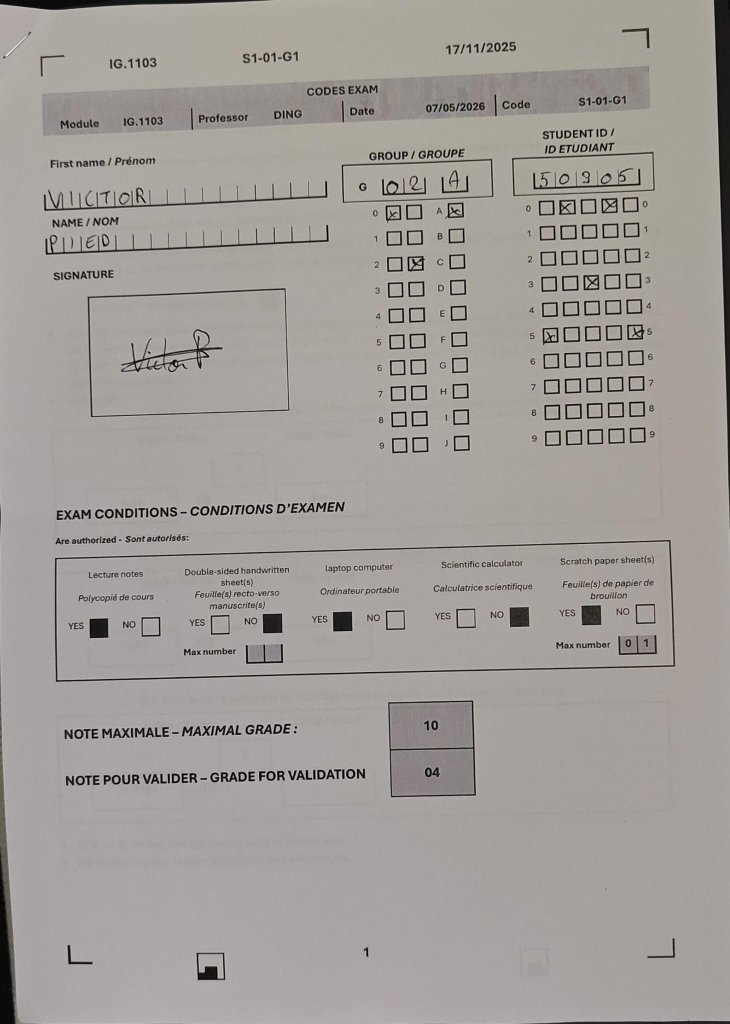
#> input picture PROJECT 2026 -DATABASE-20260518/FORM1/EXAM_FORM1_50305.jpg, 1460 x 2048 px (shown at 1/2 size); its folder holds only this picture in this run
$ jupyter execute --allow-errors 03_decodage_grille.ipynb
#> lines starting #> are read from the running program, lines starting #| are printed output that depends on the picture; after the words box and inside, x2 and y2 are one past the last pixel; in counts of white or black regions, pixels touching at a corner belong together
#> further down, img_raw is the input picture: shape (2048, 1460, 3); mean B, G, R 152.7, 156.9, 161.7
### utils/form_aligner.py
"""
Détection des marques de coin (L-brackets) et correction de perspective.

Approche bas niveau :
  1. Binarisation adaptative
  2. Template-matching de 4 L synthétiques (un par coin)
  3. Correction de perspective via cv2.getPerspectiveTransform

Fallback : si la détection des brackets échoue (photo bruitée, brackets
faibles), retourne l'image inchangée — l'appelant utilisera l'ancien
chemin (deskew + bounding box).
"""

import cv2
import numpy as np


def to_gray(img):
    return img if len(img.shape) == 2 else cv2.cvtColor(img, cv2.COLOR_BGR2GRAY)


def binarize(gray, blur=5):
#> called with blur = 5
    b = cv2.GaussianBlur(gray, (blur, blur), 0)
    _, binary = cv2.threshold(b, 0, 255, cv2.THRESH_BINARY_INV + cv2.THRESH_OTSU)
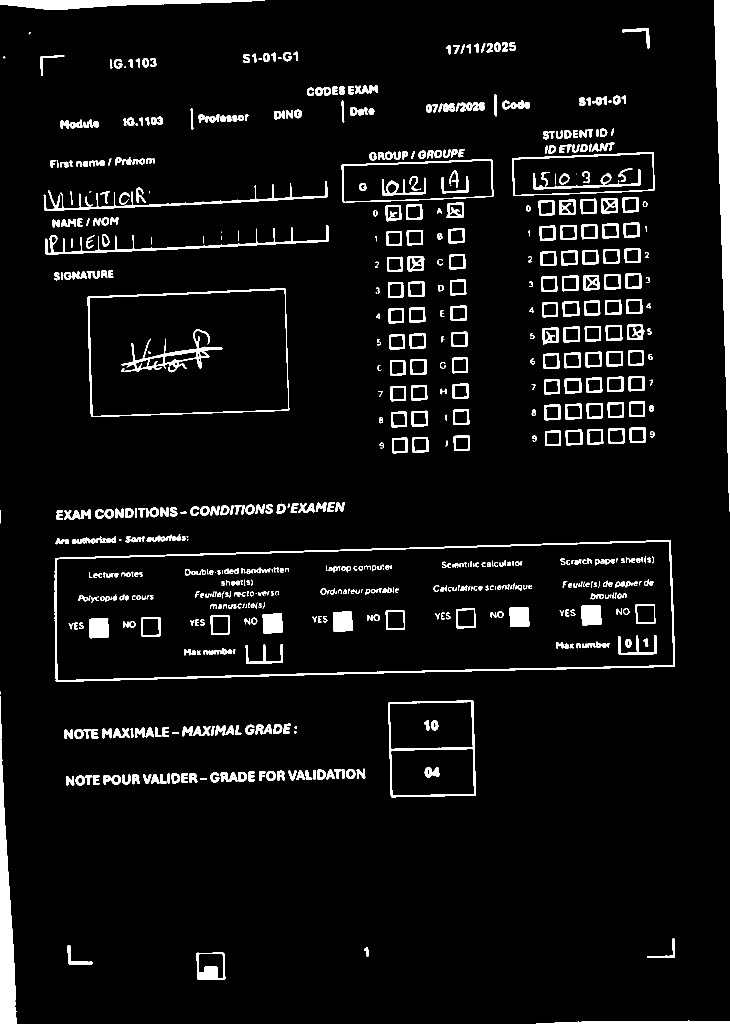
#> binary: shape (2048, 1460) (shown at 1/2 size); 5.7% white; 674 white regions (50 under 20 px), largest, box (x1, y1, x2, y2) and area: (1428, 0, 1460, 1023) 16587, (0, 1392, 34, 2048) 10441, (109, 1080, 1350, 1364) 9565
    return binary


# ---------------------------------------------------------------------------
# Détection des L-brackets (template matching)
# ---------------------------------------------------------------------------

# [83 lines left out: functions _make_L, _find_bracket, find_corner_brackets, not called in this run]


# ---------------------------------------------------------------------------
# Correction de perspective via les 4 brackets
# ---------------------------------------------------------------------------

# Position attendue des 4 brackets dans le formulaire normalisé (900x1270),
# calibrée sur le rendu PDF (DPI 200) : brackets à env. 7.5%/4.3% des bords.
BRACKET_DST_NORM = {
    "TL": (66, 55),
    "TR": (834, 55),
    "BL": (66, 1215),
    "BR": (834, 1215),
}


# [22 lines left out: functions warp_from_brackets, align_form, not called in this run]


# ---------------------------------------------------------------------------
# Deskew (rotation simple - utilisé en fallback ou en pré-traitement)
# ---------------------------------------------------------------------------

def _hough_dominant_angle(binary):
    edges = cv2.Canny(binary, 50, 150)
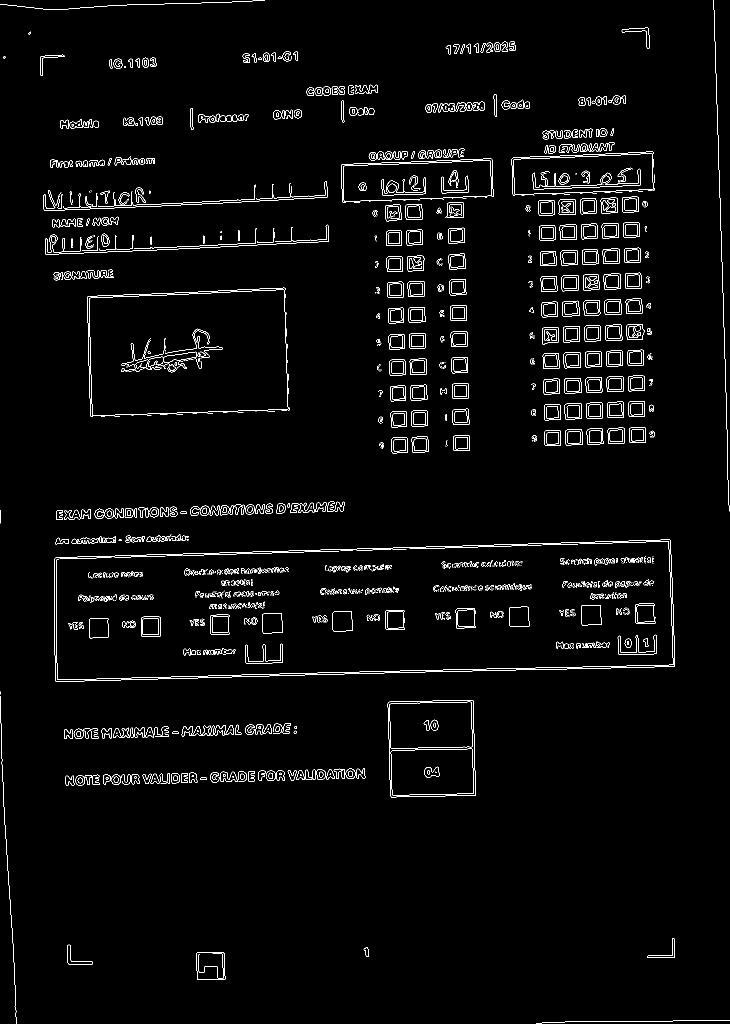
#> edges: shape (2048, 1460) (shown at 1/2 size); 2.3% white in thin lines or dots
    lines = cv2.HoughLines(edges, 1, np.pi / 180, threshold=80)
    if lines is None:
        return 0.0
    angles = []
    for rho, theta in lines[:, 0]:
        a = np.degrees(theta) - 90
        if abs(a) < 45:
            angles.append(a)
#> this loop made 5359 passes
#> (rho, theta, a) on passes 1 to 3: (428, 1.52, -3), (1124, 1.54, -2), (1357, 1.55, -1)
#> after the loop, angles = 2025 values, max 44 at index 890, min -44 at index 296, mean -7.24
    return float(np.median(angles)) if angles else 0.0


def deskew(img, max_angle=15.0):
    gray = to_gray(img)
    binary = binarize(gray)
    angle = _hough_dominant_angle(binary)
#> angle = -3
    if abs(angle) > max_angle:
        return img
    H, W = img.shape[:2]
    M = cv2.getRotationMatrix2D((W / 2, H / 2), angle, 1.0)
#> M = [[0.999, -0.0523, 54.59], [0.0523, 0.999, -36.8]]
    return cv2.warpAffine(img, M, (W, H),
                          flags=cv2.INTER_LINEAR, borderMode=cv2.BORDER_REPLICATE)
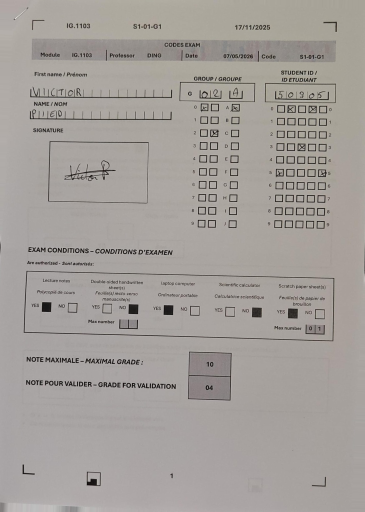
#> returned value: shape (2048, 1460, 3) (shown at 1/4 size); mean of channels 0, 1, 2 154.2, 158.4, 163.3; drawn as B, G, R


# ---------------------------------------------------------------------------
# Fonctions de compat (utilisées par grid_decoder)


# [12 lines left out: function find_active_area, not called in this run]


FORM_W = 900
FORM_H = 1270


# [10 lines left out: function normalize_form_image, not called in this run]

### utils/grid_decoder.py
"""
Décodage des grilles graphiques de la page 1.

Zones lues (formulaire normalisé 900x1270 px) :
  - STUDENT ID grid : 5 colonnes x 10 lignes
  - GROUP grid      : 3 colonnes x 10 lignes (2 chiffres + 1 lettre)
  - Conditions d'examen : 5 catégories YES/NO + champs Max number

Toutes les méthodes utilisent uniquement des opérations bas niveau :
filtrage, morphologie, seuillage, analyse de composantes connexes.
"""

import cv2
import numpy as np

from utils.checkbox_reader import (
    read_grid_one_per_col,
    preprocess_for_checkbox,
    ink_ratio,
    is_filled_square,
)

# ---------------------------------------------------------------------------
# Constantes de calibration – coordonnées dans le repère canonique 900 x 1270 px
# (mesurées sur le gabarit de référence du formulaire).
# ---------------------------------------------------------------------------

# CODES EXAM (bande colorée : Module, Professeur, Date, Code)
ROI_CODES_EXAM    = (0, 65, 900, 65)

# Grille Student ID
# 5 colonnes (une par chiffre), 10 lignes (digits 0-9)
# Colonnes à x ~ 733, 761, 790, 818, 847 ; lignes à y ~ 251, 286, …, 554
ROI_STUDENT_ID    = (725, 247, 155, 330)
# Depuis le recalage par template (cf. normalize_page), les photos sont
# redressées dans le MÊME repère canonique que les PDFs. On utilise donc les
# mêmes coordonnées de ROI pour les photos et pour les PDFs.
ROI_STUDENT_ID_PHOTO = ROI_STUDENT_ID
STUDENT_ID_ROWS   = 10
STUDENT_ID_COLS   = 5

# Grille Group (10 lignes x 3 colonnes : chiffre1, chiffre2, lettre).
# Centres des colonnes de cases mesures sur le gabarit : x ~ 540, 569 et 625.
ROI_GROUP_GRID    = (526, 247, 58, 330)    # les 2 colonnes chiffres (serrees)
ROI_GROUP_GRID_PHOTO = ROI_GROUP_GRID
GROUP_ROWS        = 10
# Proportions relatives des 2 colonnes chiffres dans ROI_GROUP_GRID
GROUP_COL_WIDTHS  = [0.5, 0.5, 0.0]
# ROI separee pour la colonne lettre (cases uniquement, labels exclus).
ROI_GROUP_LETTER  = (610, 247, 32, 330)

# Case signature
ROI_SIGNATURE     = (30, 272, 372, 288)
# Intérieur strict de la boîte de signature dans le repère canonique
# (exclut le label "SIGNATURE" au-dessus et le trait du cadre). Mesuré sur le
# template de référence. Le recalage rendant le repère stable, ce crop fixe est
# fiable pour les photos comme pour les PDFs.
ROI_SIGNATURE_INNER = (120, 358, 264, 150)

# Cellules prénom manuscrit (grille de lettres individuelles)
# y=211 = ligne supérieure des cellules, h=24 = hauteur intérieure
ROI_FIRSTNAME     = (3, 205, 415, 38)

# Cellules nom manuscrit (après la ligne "NAME / NOM")
ROI_NAME          = (3, 262, 415, 46)

# Section CONDITIONS D'EXAMEN
# Cases YES/NO à y ~ 784 (taille 26x26)
# Ordre : Lecture notes, Double-sided, Laptop, Calculator, Scratch paper
COND_Y_YESNO      = (784, 810)
COND_CHECKBOX_W   = 26

CONDITIONS = [
    # (x_YES, x_NO,  has_max, x_max0, x_max1, y_max0, y_max1)
    # Boites "Max number" mesurees sur les bordures verticales du gabarit
    # (positions identiques sur les 3 formulaires) : dizaines puis unites.
    (101, 173, False, 0,   0,   0,   0  ),   # Lecture notes
    (269, 342, True,  325, 370, 817, 843),   # Double-sided sheets
    (438, 511, False, 0,   0,   0,   0  ),   # Laptop
    (608, 681, False, 0,   0,   0,   0  ),   # Calculator
    (778, 850, True,  833, 878, 817, 843),   # Scratch paper
]

# Cases Note maximale / Note pour valider
# Lues ensemble (zone englobante) pour améliorer la robustesse OCR
ROI_NOTES_COMBINED = (505, 900, 128, 108)   # contient les deux valeurs empilées
ROI_NOTE_MAX       = (510, 903, 118, 48)     # conservé pour fallback
ROI_NOTE_VALID     = (510, 951, 118, 48)     # conservé pour fallback

# Cryptogramme (petit graphique bas de page). Le glyphe occupe x~[234,274],
# y~[1239,1269] dans le repere canonique ; marge incluse de chaque cote.
ROI_CRYPTO     = (180, 1225, 130, 45)


# ---------------------------------------------------------------------------
# Normalisation du formulaire (recadrage + redimensionnement)
# ---------------------------------------------------------------------------

FORM_W = 900
FORM_H = 1270

# Template de recalage pour les photos (objet FormTemplate), positionné par le
# pipeline via set_photo_template(). Tant qu'il est None, on retombe sur
# l'ancien chemin (deskew + bounding box).
_PHOTO_TEMPLATE = None


# [7 lines left out: function set_photo_template, not called in this run]


def get_active_template():
    """Template de recalage actuellement actif (ou None)."""
    return _PHOTO_TEMPLATE


def get_active_area(img: np.ndarray,
                    is_photo: bool = False) -> tuple[int, int, int, int]:
    """
    Retourne (x0, y0, x1, y1) de la zone active du formulaire.

    - PDF  (is_photo=False) : cherche les pixels sombres (encre) sur fond blanc
      -> THRESH_BINARY_INV, seuil fixe 200.
    - Photo (is_photo=True) : cherche le papier blanc sur fond sombre (bureau)
      -> THRESH_BINARY, seuil fixe 200.
      Avec un fond sombre, THRESH_BINARY_INV marquerait aussi le bureau comme
      "contenu" et renverrait la bounding-box de toute l'image.
    """
    gray = img if len(img.shape) == 2 else cv2.cvtColor(img, cv2.COLOR_BGR2GRAY)
    if is_photo:
        _, binary = cv2.threshold(gray, 200, 255, cv2.THRESH_BINARY)
    else:
        _, binary = cv2.threshold(gray, 200, 255, cv2.THRESH_BINARY_INV)
    H, W = gray.shape
    row_has = np.any(binary > 0, axis=1)
    col_has = np.any(binary > 0, axis=0)
    r0 = int(np.argmax(row_has))
    r1 = H - int(np.argmax(row_has[::-1])) - 1
    c0 = int(np.argmax(col_has))
    c1 = W - int(np.argmax(col_has[::-1])) - 1
    return c0, r0, c1, r1


def _looks_like_photo(img: np.ndarray) -> bool:
    """Heuristique : photo si bords irréguliers / faible blanc périphérique.
    Permet d'enclencher le deskew automatiquement."""
    gray = img if len(img.shape) == 2 else cv2.cvtColor(img, cv2.COLOR_BGR2GRAY)
    H, W = gray.shape
    # bord moyen (échantillon des 4 bandes périphériques)
    band = max(5, min(H, W) // 50)
    edges = np.concatenate([
        gray[:band, :].ravel(), gray[-band:, :].ravel(),
        gray[:, :band].ravel(), gray[:, -band:].ravel()
    ])
    return float(edges.mean()) < 230.0  # un scan PDF a des bords ~ blancs


def normalize_page(img: np.ndarray, is_photo: bool | None = None,
                   use_template: bool = False) -> np.ndarray:
    """
    Normalise un formulaire vers le repère (FORM_W, FORM_H).

    Étape 1 : si on détecte les 4 L-brackets de coin, applique une correction
    perspective qui ramène l'image dans un rectangle légèrement plus grand que
    le formulaire utile (pour rester compatible avec les ROIs calibrées). Sinon
    on continue avec l'image originale.

    Étape 2 : deskew (si photo) + crop bbox des pixels actifs + resize
    final vers (FORM_W, FORM_H). C'est cette étape qui produit le
    repère cohérent avec les coordonnées de ROI calibrées.
    """
    if is_photo is None:
        is_photo = _looks_like_photo(img)
#> is_photo = True

    # Photo anormalement haute = plusieurs pages photographiees d'un coup
    # (ex. FORM3_62766, ratio h/w ~6.7 au lieu de ~1.4 pour une page). On ne
    # garde que la page du haut (la page 1 d'identification) avant recalage.
    if is_photo:
        h0, w0 = img.shape[:2]
        if h0 > 2.0 * w0:
            img = img[:int(round(w0 * 1.45)), :]

    from utils.form_aligner import deskew

    # Étape 1 : recaler sur le template de référence par homographie (ORB).
    # On le fait pour les photos (toujours) et pour les PDFs de page 1 quand
    # use_template=True. En cas de succès, l'image est déjà dans le repère
    # canonique (FORM_W x FORM_H) -> on renvoie directement et toutes les ROIs
    # s'appliquent. Les pages d'examen (use_template=False) ne sont pas
    # concernées : elles ne matcheraient pas le template de page 1.
    want_template = _PHOTO_TEMPLATE is not None and (is_photo or use_template)
#> want_template = False
    if want_template:
        from utils.template_register import register_to_template
        reg = register_to_template(img, _PHOTO_TEMPLATE)
        if reg is not None:
            return reg
        # Repli si le recalage échoue.
        if is_photo:
            img = deskew(img)
    elif is_photo:
        # Pas de template fourni : deskew + bbox.
        img = deskew(img)
#> call 2 of deskew, with max_angle = 15
#> in _hough_dominant_angle (call 2), `edges = cv2.Canny(binary, 50, 150)`:
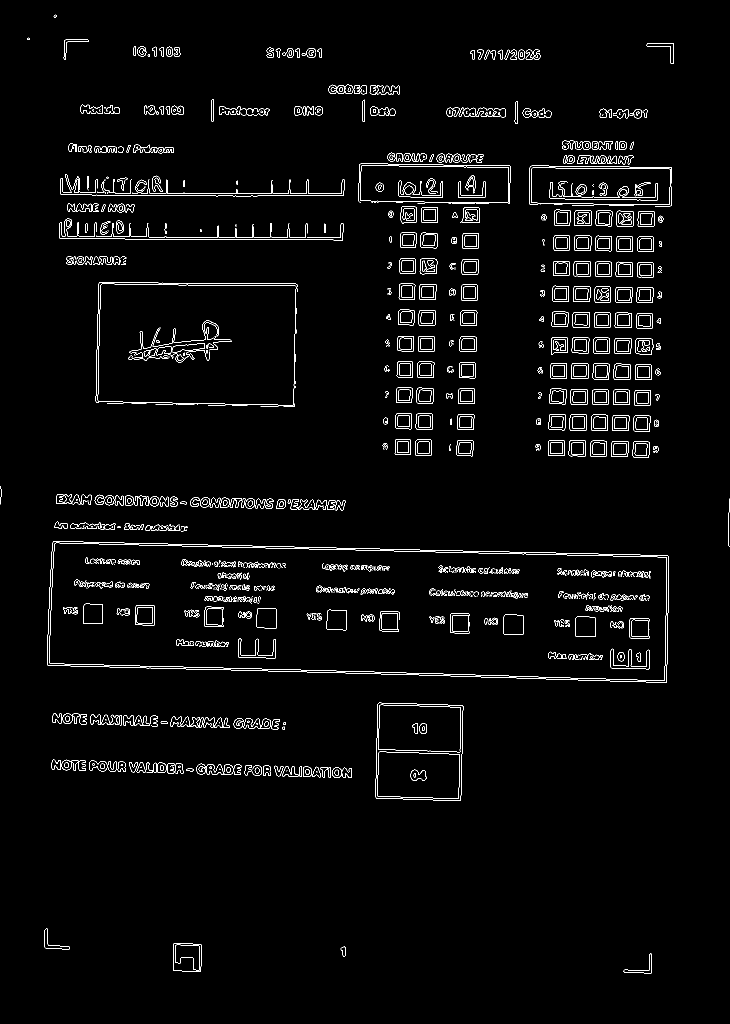
#> edges: shape (2048, 1460) (shown at 1/2 size); 2.3% white in thin lines or dots
#> the loop in _hough_dominant_angle (call 2), `for rho, theta in lines[:, 0]:` made 5366 passes
#> (rho, theta, a) on passes 1 to 3: (391, 1.57, 0), (387, 1.57, 0), (479, 1.57, 0)
#> after the loop in _hough_dominant_angle (call 2), `for rho, theta in lines[:, 0]:`: angles = 1999 values, max 44 at index 1095, min -44 at index 207, mean -6.16
#> in deskew (call 2), `angle = _hough_dominant_angle(binary)`: angle = -1
#> in deskew (call 2), `M = cv2.getRotationMatrix2D((W / 2, H / 2), angle, 1.0)`: M = [[1, -0.0175, 17.98], [0.0175, 1, -12.58]]
#> in deskew (call 2), `return cv2.warpAffine(img, M, (W, H), flags=cv2.INTER_LINEAR, borderMo..`:
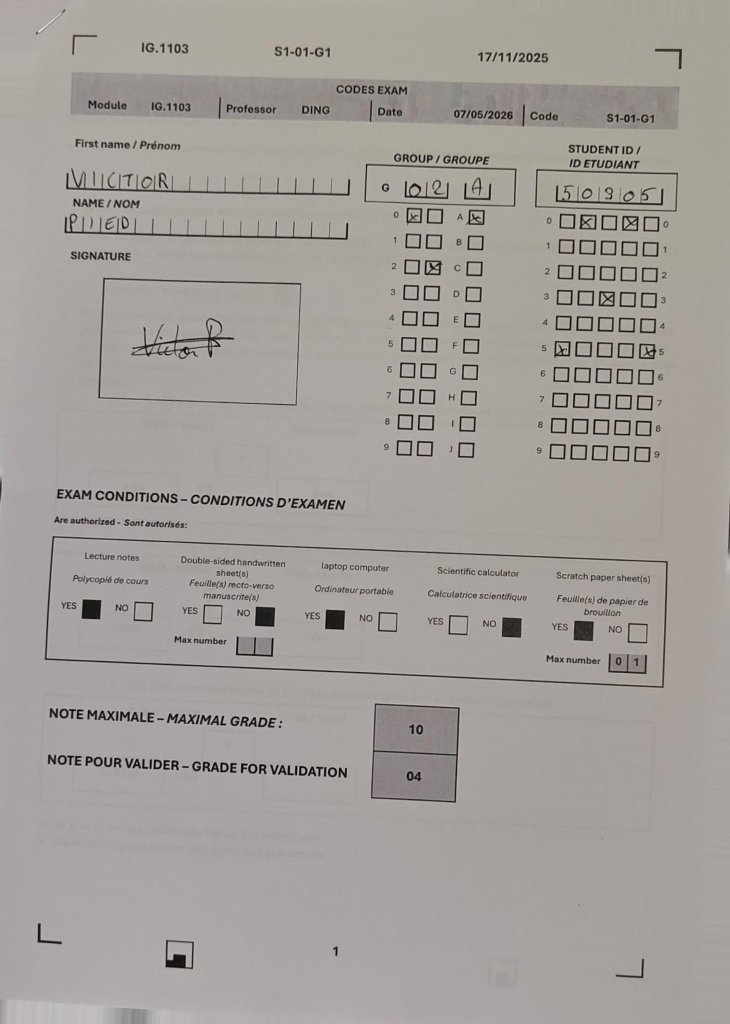
#> returned value: shape (2048, 1460, 3) (shown at 1/2 size); mean of channels 0, 1, 2 154.3, 158.4, 163.3; drawn as B, G, R

    # Étape 2 : crop bbox + resize vers le repère final
    # Pour les photos, chercher le papier blanc (is_photo=True) ;
    # pour les PDFs, chercher le contenu sombre sur fond blanc (is_photo=False).
    x0, y0, x1, y1 = get_active_area(img, is_photo=is_photo)
#> (the rest of the program and of its run is left out)
